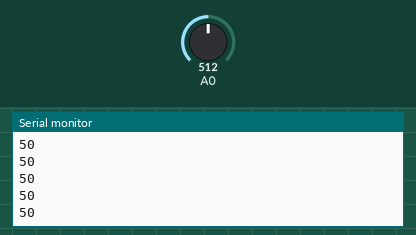
Simulated run of this sketch. Board: Arduino Uno, built with avr-gcc and run on an emulated ATmega328P. On the bench: the last lines printed to the serial monitor. Inputs (shaded band) come from the test bench; at power-on: A0 = 512.

Above: at 1.2 s.
1.3 s: A0 set to 716
At 1.32 s:
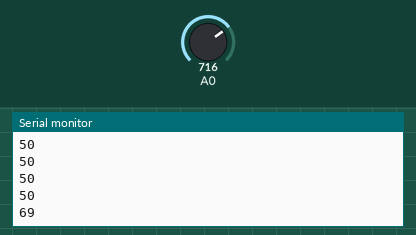
2.8 s: A0 set to 900
At 2.83 s:
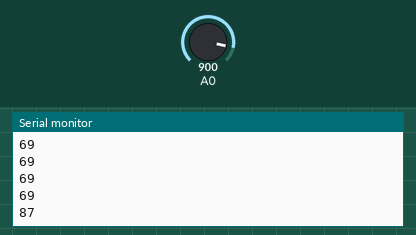
Timing chart, 0 to 5.8 s (numbered marks = the images above; inputs shaded):
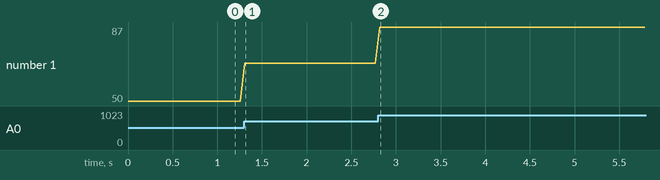

The sketch:

soundtracker.ino
```cpp
void setup() {
  Serial.begin(9600);

}

void loop() {
  int data = analogRead(A0);

  data = map(data,0,1023,0,100);

  Serial.println(data);

  delay(50);

}
```

Measured:
- after the input at 1.3 s, the serial monitor: prints a new line at once (image 1)
- after the input at 2.8 s, the serial monitor: prints a new line at once (image 2)
- plotted number 1: 50 → 69 after the input at 1.3 s, 69 → 87 after the input at 2.8 s
